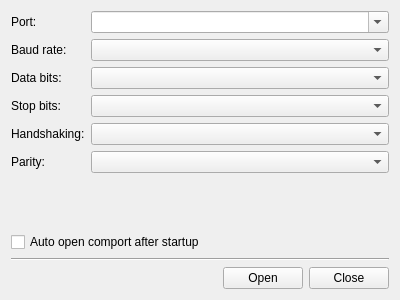
<?xml version="1.0" encoding="UTF-8"?>
<ui version="4.0">
 <class>QSerialPortWidget</class>
 <widget class="QWidget" name="QSerialPortWidget">
  <property name="geometry">
   <rect>
    <x>0</x>
    <y>0</y>
    <width>400</width>
    <height>300</height>
   </rect>
  </property>
  <property name="windowTitle">
   <string>Form</string>
  </property>
  <layout class="QVBoxLayout" name="verticalLayout">
   <item>
    <layout class="QFormLayout" name="formLayout">
     <property name="fieldGrowthPolicy">
      <enum>QFormLayout::AllNonFixedFieldsGrow</enum>
     </property>
     <property name="labelAlignment">
      <set>Qt::AlignLeading|Qt::AlignLeft|Qt::AlignVCenter</set>
     </property>
     <item row="0" column="0">
      <widget class="QLabel" name="labPort">
       <property name="text">
        <string>Port:</string>
       </property>
      </widget>
     </item>
     <item row="1" column="0">
      <widget class="QLabel" name="labBaud">
       <property name="text">
        <string>Baud rate:</string>
       </property>
      </widget>
     </item>
     <item row="2" column="0">
      <widget class="QLabel" name="labDataBits">
       <property name="text">
        <string>Data bits:</string>
       </property>
      </widget>
     </item>
     <item row="3" column="0">
      <widget class="QLabel" name="labStopBits">
       <property name="text">
        <string>Stop bits:</string>
       </property>
      </widget>
     </item>
     <item row="4" column="0">
      <widget class="QLabel" name="labHandshaking">
       <property name="text">
        <string>Handshaking:</string>
       </property>
      </widget>
     </item>
     <item row="0" column="1">
      <widget class="QComboBox" name="comboPort">
       <property name="editable">
        <bool>true</bool>
       </property>
      </widget>
     </item>
     <item row="1" column="1">
      <widget class="QComboBox" name="comboBaud"/>
     </item>
     <item row="2" column="1">
      <widget class="QComboBox" name="comboDataBits"/>
     </item>
     <item row="3" column="1">
      <widget class="QComboBox" name="comboStopBits"/>
     </item>
     <item row="4" column="1">
      <widget class="QComboBox" name="comboHandsake"/>
     </item>
     <item row="5" column="0">
      <widget class="QLabel" name="labParity">
       <property name="text">
        <string>Parity:</string>
       </property>
      </widget>
     </item>
     <item row="5" column="1">
      <widget class="QComboBox" name="comboParity"/>
     </item>
    </layout>
   </item>
   <item>
    <widget class="QCheckBox" name="checkAuto">
     <property name="text">
      <string>Auto open comport after startup</string>
     </property>
    </widget>
   </item>
   <item>
    <widget class="Line" name="line">
     <property name="orientation">
      <enum>Qt::Horizontal</enum>
     </property>
    </widget>
   </item>
   <item>
    <layout class="QHBoxLayout" name="horizontalLayout">
     <item>
      <spacer name="horizontalSpacer">
       <property name="orientation">
        <enum>Qt::Horizontal</enum>
       </property>
       <property name="sizeHint" stdset="0">
        <size>
         <width>40</width>
         <height>20</height>
        </size>
       </property>
      </spacer>
     </item>
     <item>
      <widget class="QPushButton" name="butOpen">
       <property name="text">
        <string>Open</string>
       </property>
      </widget>
     </item>
     <item>
      <widget class="QPushButton" name="butClose">
       <property name="text">
        <string>Close</string>
       </property>
      </widget>
     </item>
    </layout>
   </item>
  </layout>
 </widget>
 <resources/>
 <connections/>
</ui>
